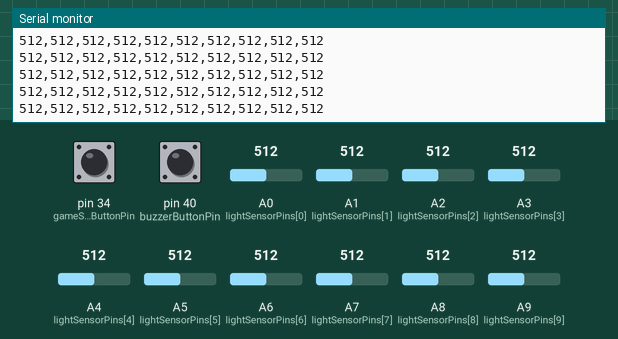
Bench run of a sketch on a simulated Arduino Mega 2560, built with avr-gcc and run on an emulated ATmega2560. Shown: the last lines printed to the serial monitor. Inputs (shaded band) come from the test bench; at power-on: pin 34 (gameStartButtonPin) LOW, pin 40 (buzzerButtonPin) LOW, A0 (lightSensorPins[0]) = 512, A1 (lightSensorPins[1]) = 512, A2 (lightSensorPins[2]) = 512, A3 (lightSensorPins[3]) = 512, A4 (lightSensorPins[4]) = 512, A5 (lightSensorPins[5]) = 512, A6 (lightSensorPins[6]) = 512, A7 (lightSensorPins[7]) = 512, A8 (lightSensorPins[8]) = 512, A9 (lightSensorPins[9]) = 512.

Above: at 1.2 s.
1.3 s: pin 34 (gameStartButtonPin) pulled HIGH for 0.15 s
At 1.38 s:
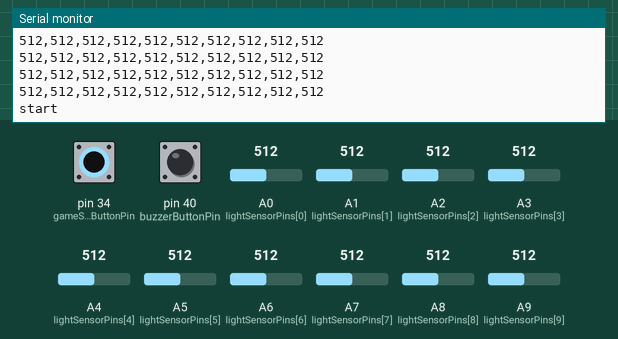
2.9 s: pin 40 (buzzerButtonPin) pulled HIGH for 0.15 s
At 2.95 s:
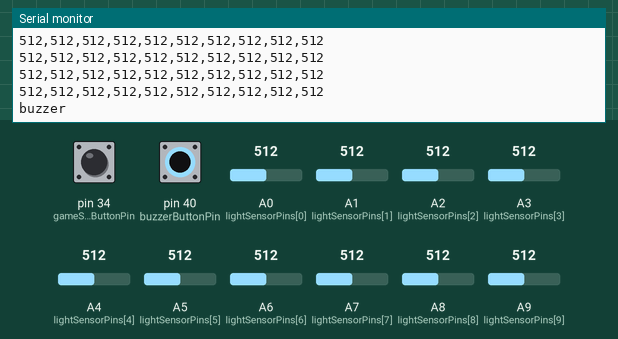
4.5 s: A0 (lightSensorPins[0]) set to 716
At 4.52 s:
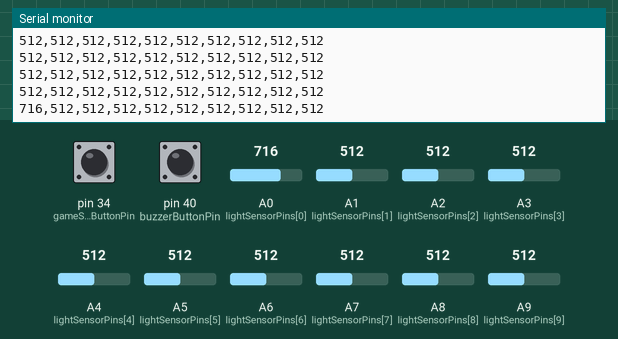
6.0 s: A1 (lightSensorPins[1]) set to 716
At 6.02 s:
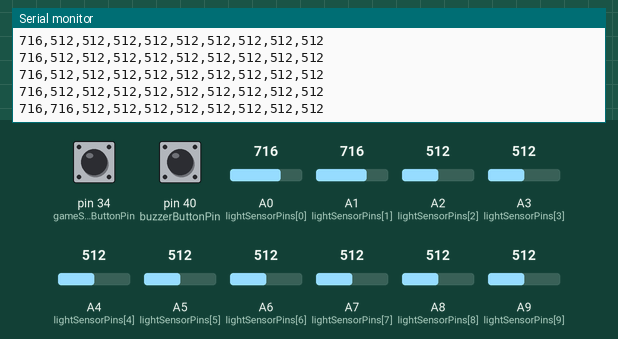
7.5 s: A2 (lightSensorPins[2]) set to 716
At 7.53 s:
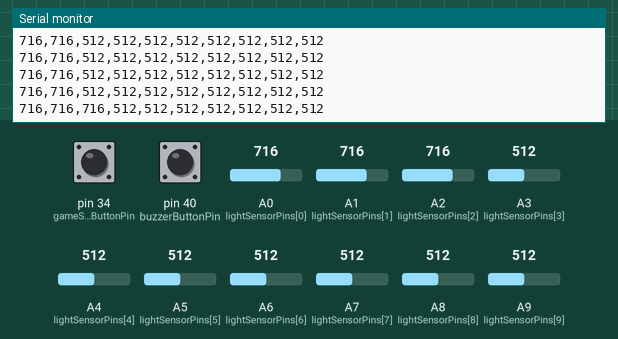
9.0 s: A3 (lightSensorPins[3]) set to 716
At 9.03 s:
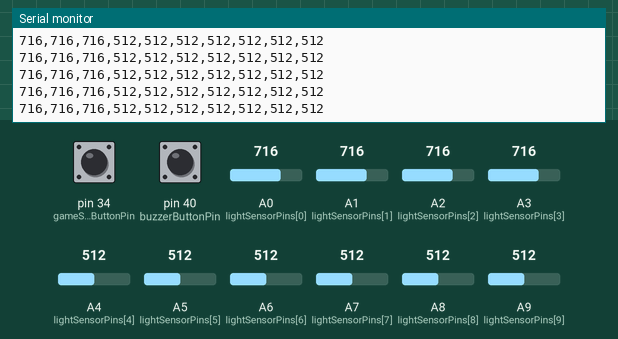

Measured:
- after the input at 1.3 s, the serial monitor: prints a new line at once (image 1)
- after the input at 2.9 s, the serial monitor: prints a new line after 0.05 s (image 2)
- after the input at 4.5 s, the serial monitor: prints a new line at once (image 3)
- after the input at 6.0 s, the serial monitor: prints a new line at once (image 4)
- after the input at 7.5 s, the serial monitor: prints a new line at once (image 5)

The sketch:

src-arduino.ino
```cpp
// (licence header left out)
// Configuration
// ---------------------------------------------------------------------------------------------

// Light sensor pins array (LDR = Light Dependent Resistor)
const int lightSensorPins[] = { A0, A1, A2, A3, A4, A5, A6, A7, A8, A9 };

// Control pins
const int gameStartButtonPin = 34;
const int buzzerButtonPin = 40;

// Delay between light sensor readings (ms)
unsigned long delayBetweenReadings = 60;

// Minimum time between button events (ms)
const unsigned long buttonCooldownPeriod = 1200;

// ---------------------------------------------------------------------------------------------


// Timing variables for button debouncing
unsigned long lastGameStartPressTime = 0;
unsigned long lastBuzzerPressTime = 0;

const int numLightSensors = sizeof(lightSensorPins) / sizeof(lightSensorPins[0]);

// Button state tracking
bool gameStartButtonActive = false;
bool buzzerButtonActive = false;
bool eventSent = false;

void setup() {
  // Configure input pins
  pinMode(gameStartButtonPin, INPUT);
  pinMode(buzzerButtonPin, INPUT);

  // Configure all light sensors as inputs
  for (int i = 0; i < numLightSensors; i++) {
    pinMode(lightSensorPins[i], INPUT);
  }

  // Initialize serial communication
  Serial.begin(115200);
}

void loop() {
  unsigned long currentTime = millis();

  eventSent = false;

  // Process game start button with debouncing
  if (digitalRead(gameStartButtonPin) == HIGH) {
    if (!gameStartButtonActive && (currentTime - lastGameStartPressTime > buttonCooldownPeriod)) {
      gameStartButtonActive = true;
      lastGameStartPressTime = currentTime;
      Serial.println("start");
      eventSent = true;
    }
  } else {
    gameStartButtonActive = false;
  }

  // Process buzzer button with debouncing
  if (!eventSent && digitalRead(buzzerButtonPin) == HIGH) {
    if (!buzzerButtonActive && (currentTime - lastBuzzerPressTime > buttonCooldownPeriod)) {
      buzzerButtonActive = true;
      lastBuzzerPressTime = currentTime;
      Serial.println("buzzer");
      eventSent = true;
    }
  } else {
    buzzerButtonActive = false;
  }

  // If no button was pressed, send light sensor data
  if (!eventSent) {
    buzzerButtonActive = false;

    String sensorDataString = "";
    for (int i = 0; i < numLightSensors; i++) {
      sensorDataString += String(analogRead(lightSensorPins[i]));
      if (i < numLightSensors - 1) {
        sensorDataString += ",";
      }
    }
    Serial.println(sensorDataString);
  }

  // Short delay to stabilize readings
  delay(delayBetweenReadings);
}
```
